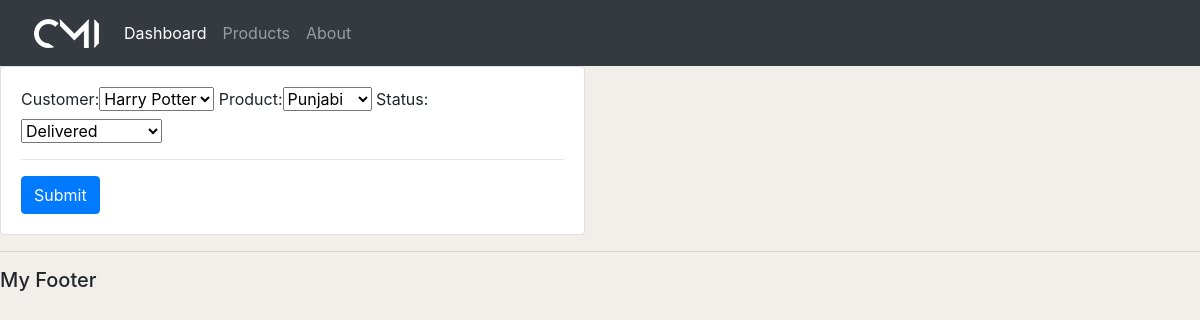
The page /update_order/1/ on the database its author committed.
### accounts/models.py (models this page shows, shortened)
class Order(models.Model):
    STATUS = (
        ("Pending", "Pending"),
        ("Out for Delivery", "Out for Delivery"),
        ("Delivered", "Delivered"),
    )
    customer = models.ForeignKey(Customer, null=True, on_delete=models.SET_NULL)
    product = models.ForeignKey(Product, null=True, on_delete=models.SET_NULL)
    date_created = models.DateTimeField(auto_now_add=True)
    status = models.CharField(max_length=200, null=True, choices=STATUS)

### accounts/views.py (the view)
# urls.py: path("update_order/<str:pk_up>/", views.updateOrder, name="update_order"),
def updateOrder(request, pk_up):
    order = Order.objects.get(id=pk_up)
    form = OrderForm(instance=order)
    if request.method == "POST":
        form = OrderForm(request.POST, instance=order)
        if form.is_valid():
            form.save()
            return redirect("/")
    context = {"form": form}
    return render(request, "accounts/order_form.html", context)

### accounts/forms.py
class OrderForm(ModelForm):
    class Meta:
        model = Order
        fields = "__all__"

### accounts/models.py (called while the page is built)
    def __str__(self):
        return self.name

    def __str__(self):
        return self.name

### accounts/templates/accounts/order_form.html (shortened to what this page needs)
{% extends 'accounts/main.html' %} {% load static %} {% block content %}
<div class="row">
  <div class="col-md-6">
    <div class="card card-body">
      <form action="" method="POST">
        {{form}}
        <hr />
        <input class="btn btn-primary" type="submit" name="Submit" />
      </form>
    </div>
  </div>
</div>
{% endblock %}

### static/css/main.css (style rules this page uses)
body { background-color: #f2efea; }

### rows shown on the page
Order: customer "Harry Potter", product "Punjabi", status "Delivered"
